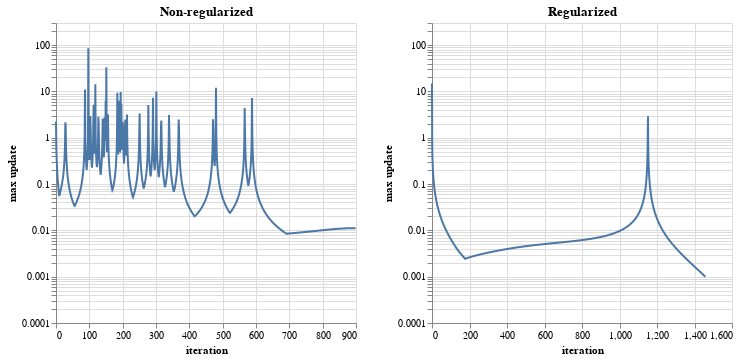

Source (notebook cell):
### Markdown cell above
We first compare $\hat{U}$ and $\hat{U}_reg$ by analyzing the max update (in either U or V) for both models. As seen from the graphs, the maximum updates tend to be larger for the non-regularized model. This aligns with the face that regularization, as a concept, penalizes larger weights to prevent overfitting. This means there is more flexibility in the non-regularized model, which explains the larger updates. Maximum updates for the regularized model are smaller and tend to converge faster to 0. There are also fewer fluctuations in the regularized updates relative to the non-regularized one.

### Code cell
import altair as alt
logscale = alt.Scale(type='log', base=10)

# compare max_updates 
fig_updates = \
    alt.Chart(output_noreg['update'].iloc[:900,:])\
    .mark_line()\
    .encode(
        x='iteration:Q', 
        y=alt.Y('max update:Q', scale = alt.Scale(type = "log", domain = [0.0001, 300]))
    ).properties(
    title = "Non-regularized") 

fig_updates_reg = \
    alt.Chart(output_reg['update'])\
    .mark_line()\
    .encode(
        x='iteration:Q', 
        y=alt.Y('max update:Q', scale =  alt.Scale(type = "log", domain = [0.0001, 300]))
    ).properties(
    title = "Regularized")

alt.vconcat(
    fig_updates | fig_updates_reg
)

### Figure 1 — Vega-Lite specification as saved in the notebook (floating-point values rounded to 4 significant figures; data arrays with more than 128 entries replaced by an {"elided": "..."} marker saying what was removed)
{"config": {"view": {"continuousWidth": 300, "continuousHeight": 300}}, "vconcat": [{"hconcat": [{"data": {"name": "data-71530897b9482830c582b9f270e9dd75"}, "mark": {"type": "line"}, "encoding": {"x": {"field": "iteration", "type": "quantitative"}, "y": {"field": "max update", "scale": {"domain": [0.0001, 300], "type": "log"}, "type": "quantitative"}}, "title": "Non-regularized"}, {"data": {"name": "data-b57c2a0ca5ca2332ea83bfdfea27a17d"}, "mark": {"type": "line"}, "encoding": {"x": {"field": "iteration", "type": "quantitative"}, "y": {"field": "max update", "scale": {"domain": [0.0001, 300], "type": "log"}, "type": "quantitative"}}, "title": "Regularized"}]}], "$schema": "https://vega.github.io/schema/vega-lite/v5.15.1.json", "datasets": {"data-71530897b9482830c582b9f270e9dd75": {"elided": "900 records"}, "data-b57c2a0ca5ca2332ea83bfdfea27a17d": {"elided": "1459 records"}}}
